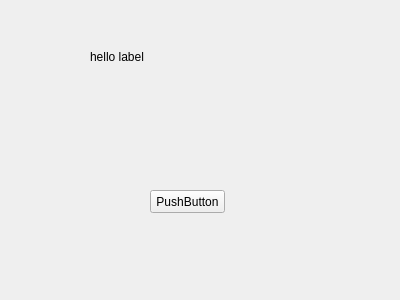
<?xml version="1.0" encoding="UTF-8"?>
<ui version="4.0">
 <class>Form</class>
 <widget class="QWidget" name="Form">
  <property name="geometry">
   <rect>
    <x>0</x>
    <y>0</y>
    <width>400</width>
    <height>300</height>
   </rect>
  </property>
  <property name="windowTitle">
   <string>Form</string>
  </property>
  <widget class="QWidget" name="formLayoutWidget">
   <property name="geometry">
    <rect>
     <x>90</x>
     <y>50</y>
     <width>181</width>
     <height>101</height>
    </rect>
   </property>
   <layout class="QFormLayout" name="formLayout">
    <item row="0" column="0">
     <widget class="QLabel" name="helloLabelLabel">
      <property name="text">
       <string>hello label</string>
      </property>
     </widget>
    </item>
   </layout>
  </widget>
  <widget class="QPushButton" name="pushButton">
   <property name="geometry">
    <rect>
     <x>150</x>
     <y>190</y>
     <width>75</width>
     <height>23</height>
    </rect>
   </property>
   <property name="text">
    <string>PushButton</string>
   </property>
  </widget>
 </widget>
 <resources/>
 <connections/>
</ui>
